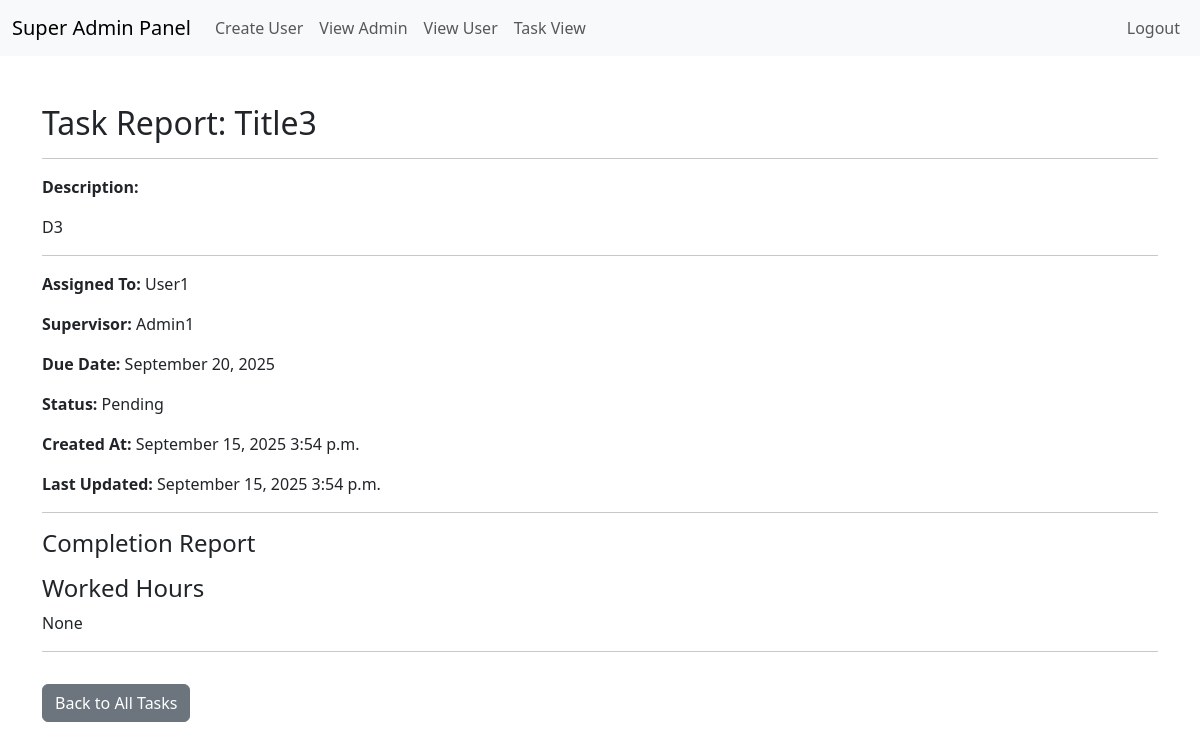
/superadminpoint/completed/5/ (signed in), run on an earlier commit of the app's database.
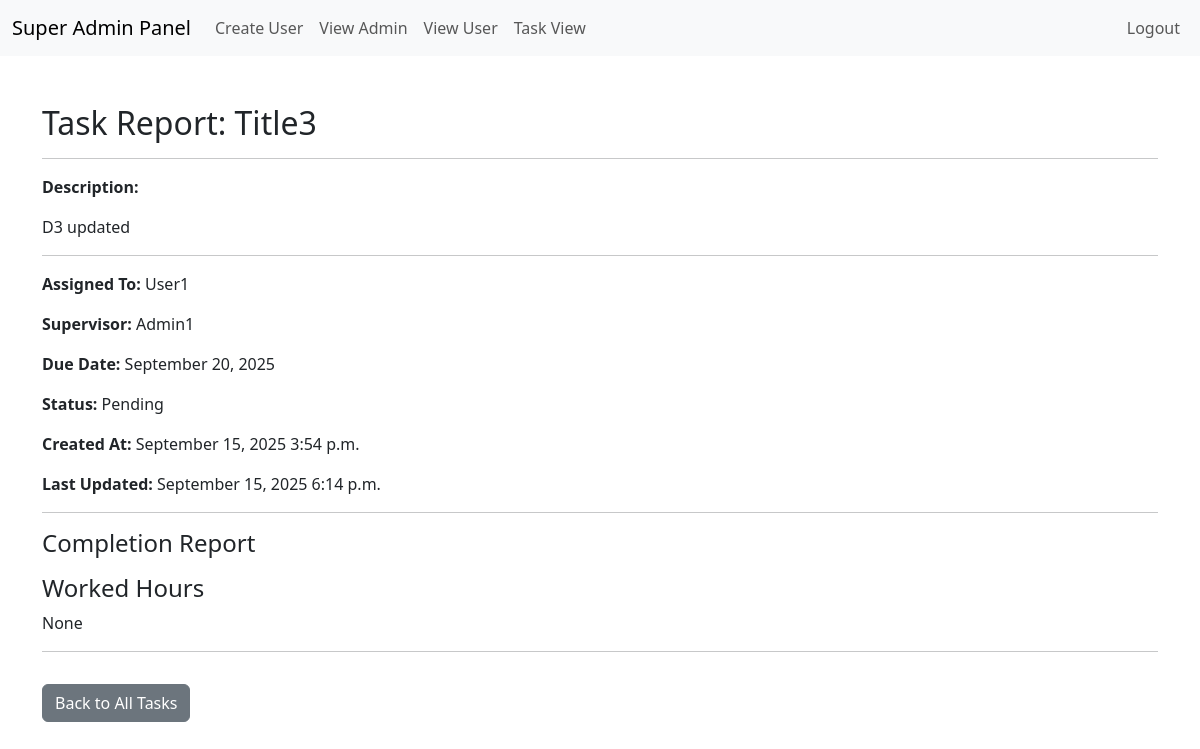
And on a later commit of the database.
### apipoint/models.py (models this page shows, shortened)
class TaskModel(models.Model):
    title = models.CharField(max_length=100)
    description = models.TextField()
    assignedto = models.ForeignKey(User, on_delete=models.CASCADE,related_name='assigned_tasks')
    duedate = models.DateField()
    status = models.CharField(max_length=20,default='Pending')
    completionreport = models.TextField(default='No Report', null=True, blank=True)
    workedhours = models.IntegerField(null=True,blank=True)
    supervisor = models.ForeignKey(User, on_delete=models.CASCADE, related_name='supervisor_tasks')
    created_at = models.DateTimeField(auto_now_add=True)
    updated_at = models.DateTimeField(auto_now=True)

### superadminpoint/models.py (models this page shows, shortened)
class CustomUser(AbstractUser):
    name = models.CharField(max_length=255)
    email = models.EmailField(unique=True)
    rolechoice = (
        ('admin', 'Admin'),
        ('user', 'User')
    )
    role = models.CharField(max_length=10, choices=rolechoice)
    assigned_admin = models.ForeignKey('self', on_delete=models.SET_NULL, null=True, blank=True)

### superadminpoint/views.py (the view)
# urls.py: path('completed/<int:task_id>/', views.CompletdTaskView.as_view(), name='completed'),
@method_decorator(Client_required, name='dispatch')
class CompletdTaskView(View):
    def get(self, request, task_id):
        task = TaskModel.objects.get(id=task_id)
        return render(request, 'superadmin/completed.html', {'task': task})

### superadminpoint/views.py (called while the page is built)
def Client_required(function):
    def wrap(request, *args, **kwargs):
        if request.user.is_authenticated and request.user.is_superuser:
            return function(request, *args, **kwargs)
        else:
            return redirect(reverse('commn:login'))
    return wrap

### template/superadmin/completed.html (shortened to what this page needs)
{% extends 'index.html' %}
{% load crispy_forms_tags %}
{% block content %}
<div class="container mt-5">
    <h2>Task Report: {{ task.title }}</h2>
    <hr>
    <p><strong>Description:</strong></p>
    <p>{{ task.description }}</p>
    <hr>
    <p><strong>Assigned To:</strong> {{ task.assignedto.name }}</p>
    <p><strong>Supervisor:</strong> {{ task.supervisor.name }}</p>
    <p><strong>Due Date:</strong> {{ task.duedate|date:"F d, Y" }}</p>
    <p><strong>Status:</strong> {{ task.status }}</p>
    <p><strong>Created At:</strong> {{ task.created_at|date:"F d, Y P" }}</p>
    <p><strong>Last Updated:</strong> {{ task.updated_at|date:"F d, Y P" }}</p>
    <hr>
    <h4>Completion Report</h4>
    <h4>Worked Hours</h4>
    <p>{{ task.workedhours }}</p>
    <hr>
    <a href="{% url 'superadminpoint:tasklist' %}" class="btn btn-secondary mt-3">Back to All Tasks</a>
</div>
{% endblock %}

What changed in the data, as far as the page shows it:
changed TaskModel "Title3": description "D3" → "D3 updated"; updated_at "September 15, 2025 3:54 p.m." → "September 15, 2025 6:14 p.m."
